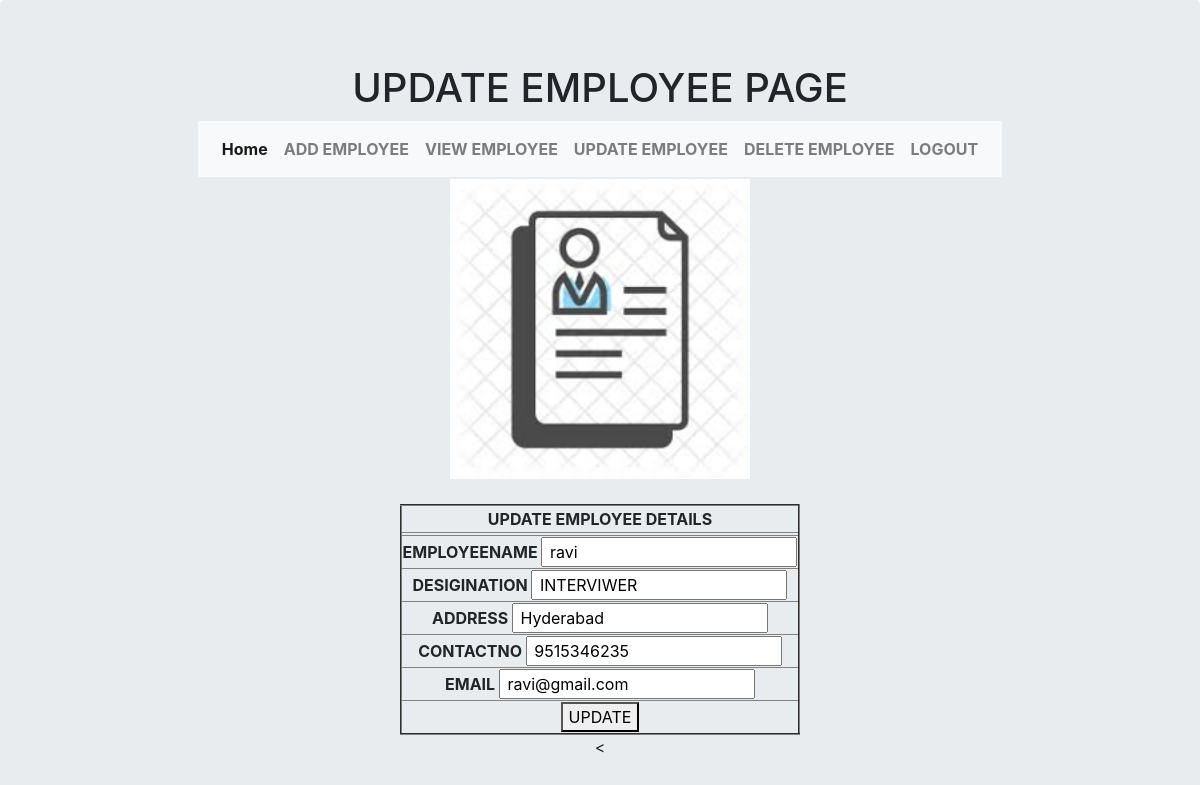
The app's page /update_employee_details/?empid=14 with its own data.
### Hradmin/models.py (models this page shows)
class AddEmployeeModel(models.Model):
    des =(
        ('MANAGER','MANAGER'),
        ('HRHEAD','HRHEAD'),
        ('INTERVIWER','INTERVIWER'),
        ('EMPLOYEE','EMPLOYEE')
    )
    EMPLOYEENAME =  models.CharField(max_length=30, unique=True)
    PASSWORD     =  models.CharField(max_length=30)
    DESIGNATION  =  models.CharField(max_length=30,choices=des)
    ADDRESS      =  models.CharField(max_length=50)
    CONTACTNO    =  models.IntegerField()
    EMAIL        =  models.EmailField()

### Hradmin/views.py (the view, shortened to what this page needs)
# urls.py: path('update_employee_details/',views.UpdateEmployeeDetails.as_view(),name="update_employee_details"),
class UpdateEmployeeDetails(View):
    def get(self,request):
        id = request.GET["empid"]
        r = AddEmployeeModel.objects.get(id=id)
        return render(request, "HRadmin/update_employee.html", {"data": r})

### templates/HRadmin/update_employee.html (shortened to what this page needs)
{% load static %}
<!doctype html>
<html lang="en">
  <head>
    <link rel="stylesheet" href="https://stackpath.bootstrapcdn.com/bootstrap/4.4.1/css/bootstrap.min.css">
  </head>
  <body>
       <div class="jumbotron text-center">
           <h1 >UPDATE  EMPLOYEE PAGE</h1>
         <table align="center" border="0">
        <tr><th>
            <nav class="navbar navbar-expand-sm bg-light navbar-light">
                <ul class="navbar-nav">
                       <li class="nav-item active">
                           <a class="nav-link" href="{% url 'index' %}">Home</a>
                       </li>
                       <li class="nav-item">
                           <a class="nav-link" href="{% url 'add_employee_page' %}">ADD EMPLOYEE</a>
                       </li>
                      <li class="nav-item">
                            <a class="nav-link" href="{% url 'view_employee_details' %}">VIEW EMPLOYEE</a>
                      </li>
                      <li class="nav-item">
                            <a class="nav-link" href="{% url 'update' %}">UPDATE EMPLOYEE</a>
                      </li>
                      <li class="nav-item">
                            <a class="nav-link" href="{%  url 'delete' %}">DELETE EMPLOYEE</a>
                      </li>
                     <li class="nav-item">
                            <a class="nav-link" href="{% url 'admin_login_page' %}">LOGOUT</a>
                      </li>
                </ul>
            </nav>
         </th>
    </tr>
        {% block common %}
    <tr>
         <th style="text-align: center">
             <img src="{% static 'images/image66.jpg' %} " style="text-align: center;background: lightcyan" width="300" height="300">
         </th>
    </tr>
{% endblock %}
         <form action="{% url 'update_employee_details' %}" method="post">
<table align="center" border="2">
    <tr><th>UPDATE EMPLOYEE DETAILS</th></tr><br>
    <tr><th><input type="hidden" value="{{ data.id }}" name="e2"></th>
     <tr>   <th>  EMPLOYEENAME <input type="text"  value=" {{ data.EMPLOYEENAME }}"   name="e1"> </th>
       <tr> <th>  DESIGINATION <input type="text"  value=" {{ data.DESIGNATION }}"    name="e3"> </th>
      <tr>  <th>  ADDRESS      <input type="text"  value=" {{ data.ADDRESS}}"         name="e4"> </th>
       <tr> <th>  CONTACTNO    <input type="text"  value=" {{ data.CONTACTNO }}"      name="e5"> </th>
       <tr> <th>  EMAIL        <input type="text"  value=" {{ data.EMAIL}}"           name="e6"> </th> </tr>
    <tr><th><button type="submit">UPDATE</button></th></tr>
</table>
</form>
    <
</table>
  </div>
  </body>
</html>

### records on screen
AddEmployeeModel: e1 "ravi", e3 "INTERVIWER", e4 "Hyderabad", e5 "9515346235", e6 "ravi@gmail.com"
